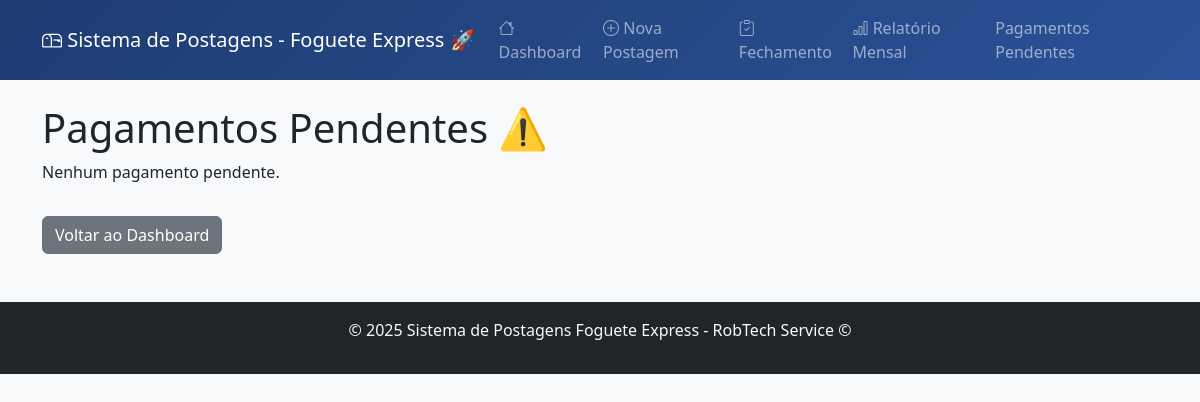
/pendentes, run on an earlier commit of the app's database.
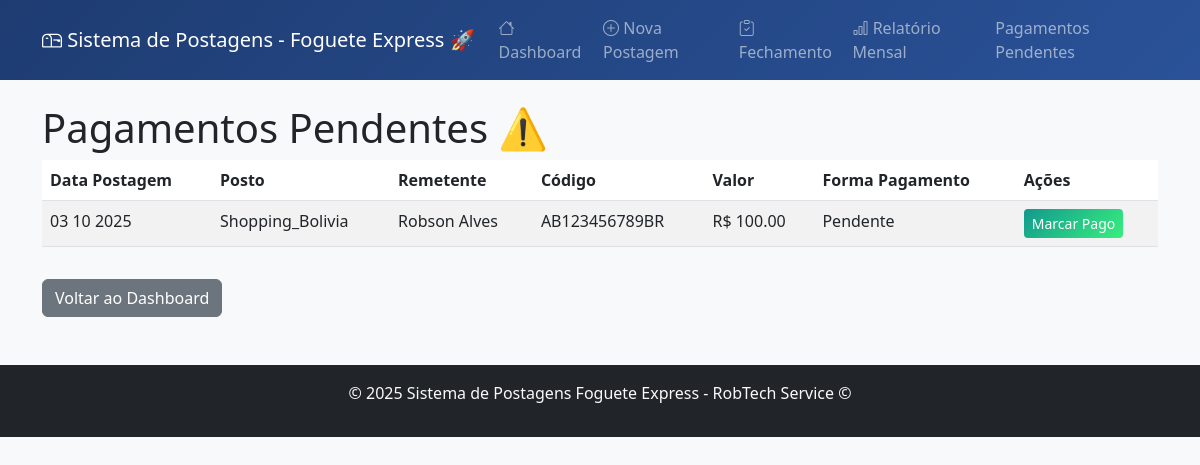
And on a later commit of the database.
### tables this page shows
CREATE TABLE postagens (
                id INTEGER PRIMARY KEY AUTOINCREMENT,
                data_postagem DATE NOT NULL,
                posto INTEGER NOT NULL,
                nome_remetente TEXT NOT NULL,
                codigo_rastreio TEXT UNIQUE NOT NULL,
                valor REAL NOT NULL,
                tipo_postagem TEXT NOT NULL CHECK (tipo_postagem IN ('PAC', 'SEDEX')),
                tipo_pagamento TEXT,
                status TEXT DEFAULT 'POSTADO',
                pagamento_pago INTEGER DEFAULT 0,
                data_pagamento DATE,
                observacoes TEXT,
                data_criacao DATETIME DEFAULT CURRENT_TIMESTAMP
            );

### app.py (the view)
    def listar_pendentes(self):
        conn = self.conectar()
        cursor = conn.cursor()
        cursor.execute("""
            SELECT id, data_postagem, posto, nome_remetente, codigo_rastreio,
                   valor, tipo_postagem, tipo_pagamento, status, pagamento_pago, data_pagamento, observacoes, data_criacao
            FROM postagens
            WHERE pagamento_pago = 0
            ORDER BY data_postagem ASC
        """)
        pendentes = cursor.fetchall()
        conn.close()
        return pendentes

### app.py (called while the page is built)
@app.template_filter('datetimeformat')
def datetimeformat(value, format='%d %m %Y'):
    if value is None:
        return ''
    if isinstance(value, str):
        try:
            dt = datetime.strptime(value, '%Y-%m-%d')
        except:
            try:
                dt = datetime.strptime(value, '%Y-%m-%d %H:%M:%S')
            except:
                return value
    elif isinstance(value, (datetime, date)):
        dt = value
    else:
        return value
    return dt.strftime(format)

@app.route('/pendentes')
def listar_pendentes():
    pendentes = sistema.listar_pendentes()
    return render_template('pendentes.html', pendentes=pendentes, NOME_POSTO=NOME_POSTO)

    def conectar(self):
        return sqlite3.connect(self.db_name)

### templates/pendentes.html (shortened to what this page needs)
{% extends "base.html" %}
{% block content %}
<h1>Pagamentos Pendentes ⚠️</h1>
{% if pendentes %}
<table class="table table-striped">
  <thead>
    <tr>
      <th>Data Postagem</th>
      <th>Posto</th>
      <th>Remetente</th>
      <th>Código</th>
      <th>Valor</th>
      <th>Forma Pagamento</th>
      <th>Ações</th>
    </tr>
  </thead>
  <tbody>
    {% for p in pendentes %}
    <tr>
      <td>{{ p[1] | datetimeformat }}</td>
      <td>{{ NOME_POSTO[p[2]] }}</td>
      <td>{{ p[3] }}</td>
      <td>{{ p[4] }}</td>
      <td>R$ {{ '%.2f'|format(p[5]) }}</td>
      <td>{{ p[10] or 'Pendente' }}</td>
      <td><a href="{{ url_for('marcar_pago', id=p[0]) }}" class="btn btn-sm btn-success">Marcar Pago</a></td>
    </tr>
    {% endfor %}
  </tbody>
</table>
{% else %}
<p>Nenhum pagamento pendente.</p>
{% endif %}
<a href="{{ url_for('index') }}" class="btn btn-secondary mt-3">Voltar ao Dashboard</a>
{% endblock %}

What changed in the data, as far as the page shows it:
now on this page (row edited): postagens: data_postagem "03 10 2025", posto "Shopping_Bolivia", nome_remetente "Robson Alves", codigo_rastreio "AB123456789BR", valor "100.00", p "Pendente"
Also different on the page:
text no longer shown: "Nenhum pagamento pendente."
text now shown: "Data Postagem Posto Remetente Código Valor Forma Pagamento Ações"
